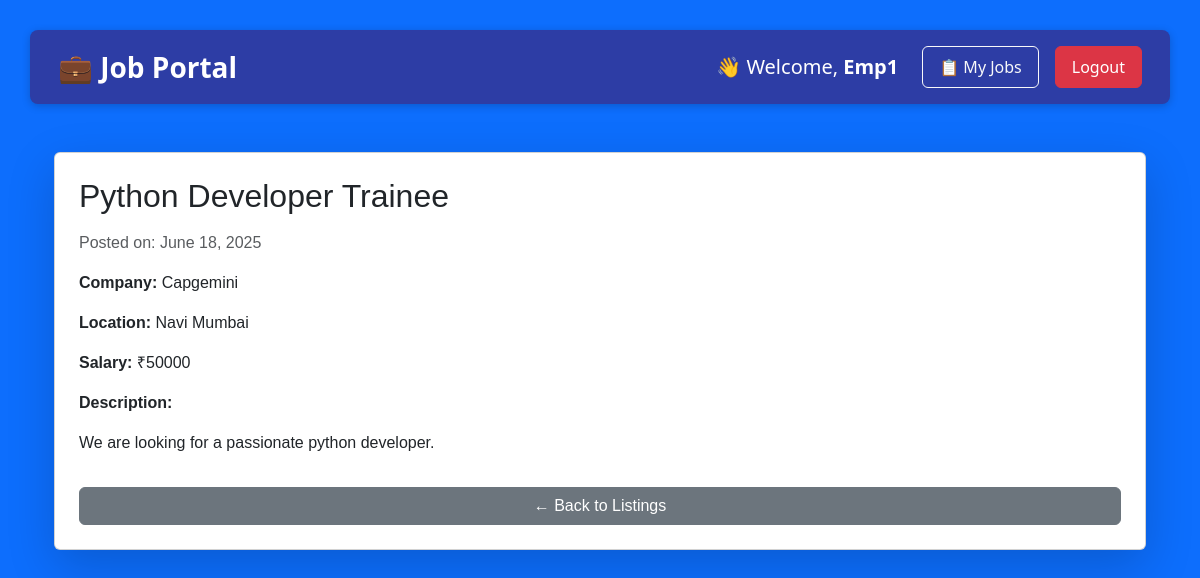
Page /job/1/ (signed in) on the committed database.
### jobapp/models.py (models this page shows, shortened)
class Job(models.Model):
    title = models.CharField(max_length=100)
    description = models.TextField()
    category = models.CharField(max_length=50, choices=JOB_CATEGORIES, default='Software')
    company = models.CharField(max_length=100)
    location = models.CharField(max_length=100)
    salary = models.IntegerField()
    posted_by = models.ForeignKey(User, on_delete=models.CASCADE, related_name='jobs')
    posted_on = models.DateTimeField(default=timezone.now)

### jobapp/views.py (the view)
# urls.py: path('job/<int:job_id>/', views.job_detail, name='job_detail'),
@login_required
def job_detail(request, job_id):
    job = get_object_or_404(Job, pk=job_id)
    if request.user.userprofile.role == "Job Seeker":
        if request.method == "POST":
            existing = Application.objects.filter(job=job, applicant=request.user).first()
            if not existing:
                Application.objects.create(job=job, applicant=request.user)
            return redirect('my_applications')
    return render(request, 'jobapp/job_detail.html', {'job': job})

### jobapp/templates/jobapp/job_detail.html (shortened to what this page needs)
{% extends 'jobapp/home.html' %}
{% load static %}
{% block content %}
<div class="container mt-5">
    <div class="card shadow-lg p-4">
        <h2 class="mb-3">{{ job.title }}</h2>
        <p class="text-muted">Posted on: {{ job.posted_on|date:"F j, Y" }}</p>
        <p><strong>Company:</strong> {{ job.company }}</p>
        <p><strong>Location:</strong> {{ job.location }}</p>
        <p><strong>Salary:</strong> ₹{{ job.salary }}</p>
        <p><strong>Description:</strong></p>
        <p>{{ job.description }}</p>
        <a href="{% url 'home' %}" class="btn btn-secondary mt-3">← Back to Listings</a>
    </div>
</div>
{% endblock %}

### jobapp/templates/jobapp/base.html (shortened to what this page needs)
{% load static %}
<!DOCTYPE html>
<html lang="en">
<head>
    <link href="https://cdn.jsdelivr.net/npm/bootstrap@5.3.2/dist/css/bootstrap.min.css" rel="stylesheet">
    <link rel="stylesheet" href="{% static 'jobapp/style.css' %}">
</head>
<body class="bg-primary text-white">
<div class="navbar-custom d-flex justify-content-between align-items-center p-3">
  <div class="container-fluid d-flex justify-content-between align-items-center">
    <a class="text-white fs-3 fw-bold text text-decoration-none" href="#">
      💼 Job Portal
    </a>
    <div class="d-flex align-items-center">
      {% if request.user.is_authenticated %}
        <span class="text-white me-4 fs-5">👋 Welcome, <strong>{{ request.user.username }}</strong></span>
        {% if request.user.userprofile.role == "Job Seeker" %}
          <a href="{% url 'my_applications' %}" class="btn btn-outline-light me-3 fs-6 px-3 py-2">🎯 My Applications</a>
        {% elif request.user.userprofile.role == "Employer" %}
          <a href="{% url 'my_jobs' %}" class="btn btn-outline-light me-3 fs-6 px-3 py-2">📋 My Jobs</a>
        {% endif %}
        <a href="{% url 'logout' %}" class="btn btn-danger fs-6 px-3 py-2">Logout</a>
      {% endif %}
    </div>
  </div>
</div>
    <div class="container mt-4">
        {% block content %}{% endblock %}
    </div>
</body>
</html>

### jobapp/static/jobapp/style.css (style rules this page uses)
body { font-family: Arial, sans-serif; padding: 20px; background-color: #f4f4f4; }
body { background-color: rgb(45, 61, 165) !important; }
body { font-family: Arial, sans-serif; padding: 30px; background-color: #f4f4f4; }
body { background: #f0f2f5; }
.navbar-custom { display: flex; justify-content: space-between; align-items: center; background-color: rgb(45, 61, 165); padding: 14px 30px; color: white; font-family: 'Segoe UI', sans-serif; border-radius: 8px; box-shadow: 0 2px 8px rgba(0, 0, 0, 0.2); margin-bottom: 30px; }

### rows in the picture
Job: title "Python Developer Trainee", posted_on "June 18, 2025", company "Capgemini", location "Navi Mumbai", salary "50000", description "We are looking for a passionate python developer."

### other values in the picture
{{ request.user.username }} "Emp1"
